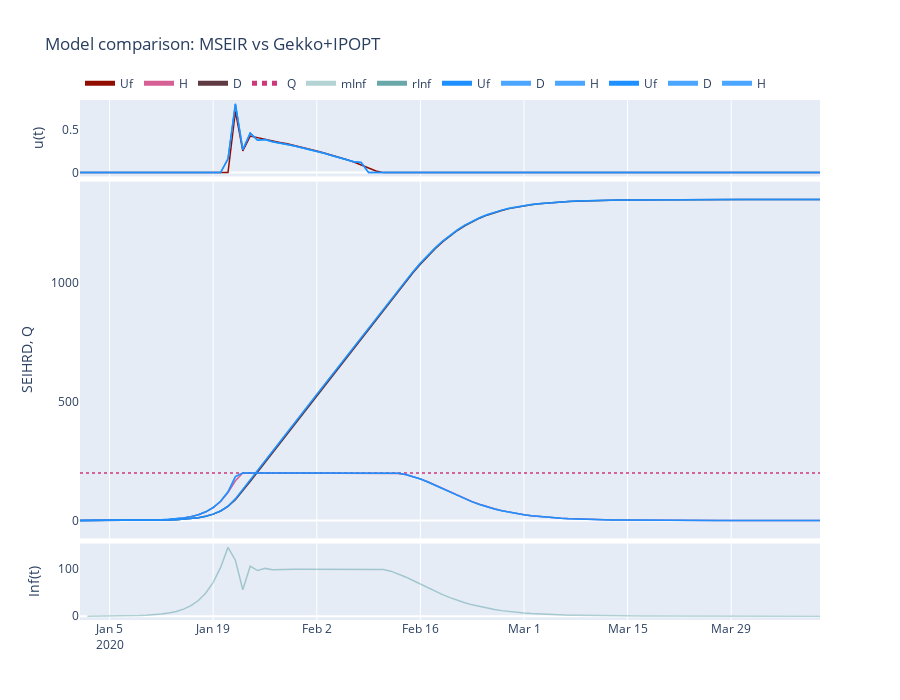

Notebook code for this chart:
### Code cell
fig1['data'][0]['line']['color']='dodgerblue'
fig1['data'][2]['line']['color']='dodgerblue'
fig1['data'][1]['line']['color']='dodgerblue'

fig0.add_trace(fig1['data'][0])
fig0.add_trace(fig1['data'][2])
fig0.add_trace(fig1['data'][1])
